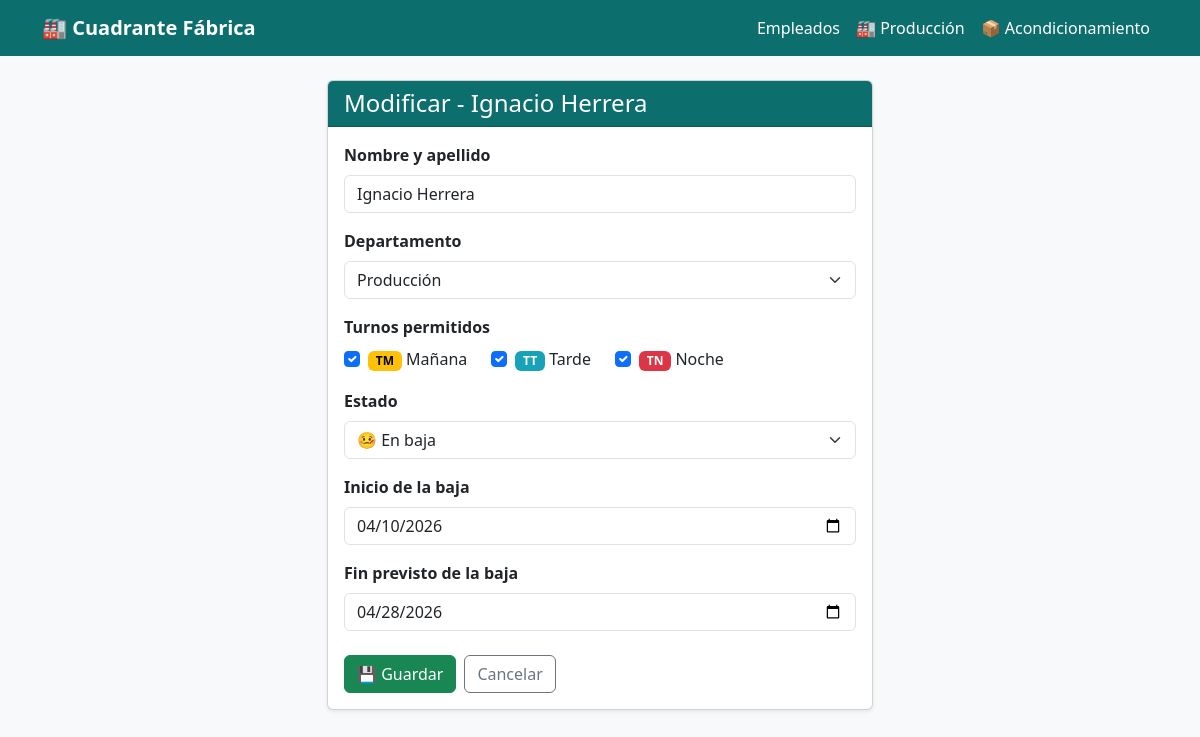
The page /employees/2/edit/ on the database as committed earlier.
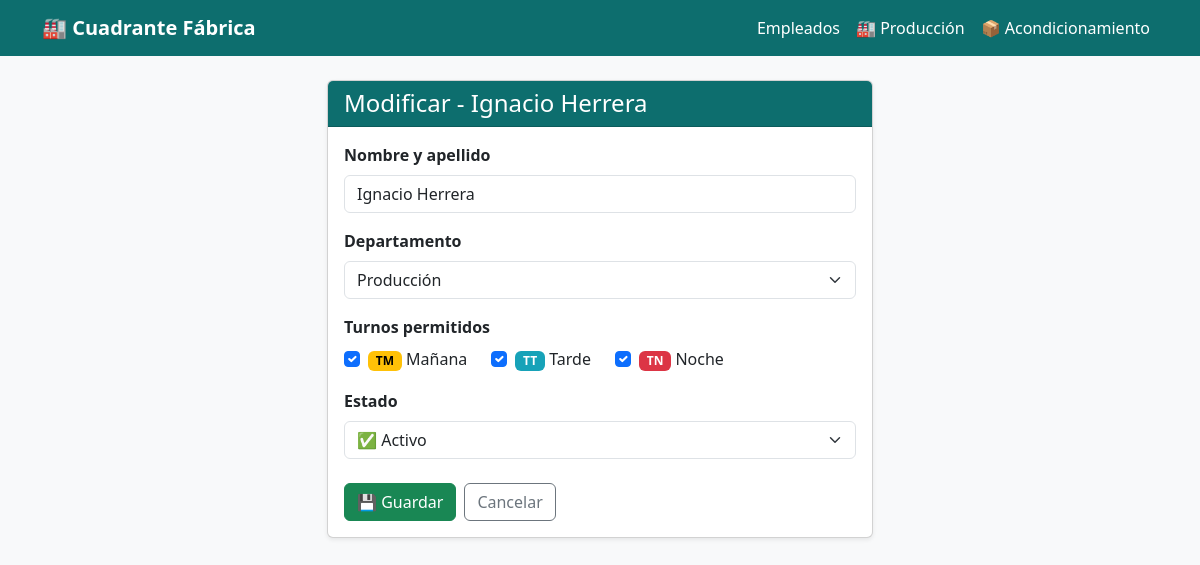
The same page on the database as committed later.
### employees/models.py (models this page shows, shortened)
class Employee(models.Model):
    DEPARTAMENTO_CHOICES = [
        ('produccion',        'Producción'),
        ('acondicionamiento', 'Acondicionamiento'),
    ]
    name           = models.CharField(max_length=100)
    departamento   = models.CharField(max_length=20, choices=DEPARTAMENTO_CHOICES, default='produccion')
    puede_TM       = models.BooleanField(default=True, verbose_name='TM')
    puede_TT       = models.BooleanField(default=True, verbose_name='TT')
    puede_TN       = models.BooleanField(default=True, verbose_name='TN')
    en_baja        = models.BooleanField(default=False, verbose_name='En baja')
    baja_inicio    = models.DateField(null=True, blank=True, verbose_name='Inicio baja')
    baja_fin       = models.DateField(null=True, blank=True, verbose_name='Fin baja')
    class Meta:
        ordering = ['departamento', 'name']

### employees/views.py (the view, shortened to what this page needs)
# urls.py: path('<int:pk>/edit/',   views.employee_edit,   name='employee_edit'),
def employee_edit(request, pk):
    employee = get_object_or_404(Employee, pk=pk)
    old_en_baja    = employee.en_baja
    old_baja_inicio = employee.baja_inicio
    form = EmployeeForm(request.POST or None, instance=employee)
    return render(request, 'employees/employee_form.html', {
        'form':  form,
        'title': f'Modificar - {employee.name}',
    })

### employees/templates/employees/employee_form.html (shortened to what this page needs)
{% extends 'base.html' %}
{% block content %}
<div class="row justify-content-center">
  <div class="col-md-6">
    <div class="card shadow-sm">
      <div class="card-header" style="background-color:#0d6e6e; color:white;">
        <h4 class="mb-0">{{ title }}</h4>
      </div>
      <div class="card-body">
        <form method="post">
          <div class="mb-3">
            <label class="form-label fw-bold">Nombre y apellido</label>
            {{ form.name }}
          </div>
          <div class="mb-3">
            <label class="form-label fw-bold">Departamento</label>
            {{ form.departamento }}
          </div>
          <div class="mb-3">
            <label class="form-label fw-bold d-block">Turnos permitidos</label>
            <div class="d-flex gap-4 mt-2">
              <div class="form-check">
                {{ form.puede_TM }}
                <label class="form-check-label">
                  <span class="badge" style="background-color:#ffc107; color:#000;">TM</span> Mañana
                </label>
              </div>
              <div class="form-check">
                {{ form.puede_TT }}
                <label class="form-check-label">
                  <span class="badge" style="background-color:#17a2b8; color:#fff;">TT</span> Tarde
                </label>
              </div>
              <div class="form-check">
                {{ form.puede_TN }}
                <label class="form-check-label">
                  <span class="badge" style="background-color:#dc3545; color:#fff;">TN</span> Noche
                </label>
              </div>
            </div>
          </div>
          <div class="mb-3">
            <label class="form-label fw-bold">Estado</label>
            <select name="estado" class="form-select" id="estado-select">
              <option value="activo" {% if not form.instance.en_baja %}selected{% endif %}>✅ Activo</option>
              <option value="baja"   {% if form.instance.en_baja %}selected{% endif %}>🤒 En baja</option>
            </select>
          </div>
          <div id="baja-fechas" style="display:{% if form.instance.en_baja %}block{% else %}none{% endif %};">
            <div class="mb-3">
              <label class="form-label fw-bold">Inicio de la baja</label>
              {{ form.baja_inicio }}
            </div>
            <div class="mb-3">
              <label class="form-label fw-bold">Fin previsto de la baja</label>
              {{ form.baja_fin }}
            </div>
          </div>
          <div class="d-flex gap-2 mt-4">
            <button type="submit" class="btn btn-success">💾 Guardar</button>
            <a href="{% url 'employee_list' %}" class="btn btn-outline-secondary">Cancelar</a>
          </div>
        </form>
      </div>
    </div>
  </div>
</div>
{% endblock %}

Rows that differ between the two databases and show on the page:
changed Employee "Ignacio Herrera": estado "🤒 En baja" → "✅ Activo"; en_baja True → False (drawn); baja_inicio "04/10/2026" → (not shown); baja_fin "04/28/2026" → (not shown)
Other text that changed with them:
text no longer shown: "Inicio de la baja Fin previsto de la baja"
